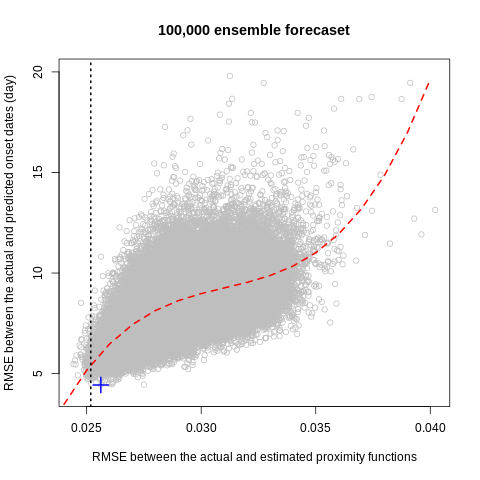

Write R code to recreate this figure.
x<-read.table("69.dat")

tab<-read.table("dTT_latest.txt") # read dTT from Pradhan et al. 2017
dTT<-tab[,1]
year<-tab[,2]
day<-tab[,3]
t1<-which(day==1)
m<-length(t1)               # total 73 years from 1948 to 2020

# identify onset dates (and "withdrawal")
n<-length(dTT)  # total number of days
t<-1:n          # days from 1948 January 1st
cnd<-0          # cnd=1 for monsoon and 0 for non-monsoon (cnd=0 on Jan 1st)
tm<-numeric(0)  # onset and withdrawal days from 1948 January 1st
for(i in 1:n){
  if(cnd==0){
    if(dTT[i]>0 && day[i]<200){
      tm<-c(tm,i)
      cnd<-1
    }
  } else{
    if(dTT[i]<=0 && day[i]>=200){
      tm<-c(tm,i)
      cnd<-0
    }
  }
}
ton<-tm[seq(1,length(tm),by=2)] # ton only onset days
day_on<-day[ton]                # onset dates in year

# data
x<-as.matrix(x)
xx<-x[,-74]
y<-matrix(day_on,nrow(xx),73,byrow=TRUE)
RMSE1<-x[,74]  # RMSE of proximity

# prediction year
l<-40
yp<-(73-l+1):73

# each RMSE
RMSE2<-numeric(nrow(xx))
for(i in 1:nrow(xx)){
    RMSE2[i]<-sqrt(mean((y[i,yp]-xx[i,yp])^2))
}

#nl<-lm(RMSE2~RMSE1)
nl<-nls(RMSE2~a+b*RMSE1+c*RMSE1^2+d*RMSE1^3,start=list(a=1,b=1000,c=1,d=1))
cor(RMSE2,predict(nl))

png(filename = "scatter.png")
plot(RMSE1,RMSE2,type="p",xlab="RMSE between the actual and estimated proximity functions",ylab="RMSE between the actual and predicted onset dates (day)",main="100,000 ensemble forecaset",col="gray",ylim=c(4,20))
xa<-seq(0.02,0.04,by=0.001)  
lines(xa,predict(nl, newdata=data.frame(RMSE1=xa)),col=2,lty=2,lwd=2)
s<-sort(RMSE1)
abline(v=s[100],lty=3,lwd=2)
points(RMSE1[which.min(RMSE2)],RMSE2[which.min(RMSE2)],pch=3,cex=2,col=4,lwd=2)
#nt<-c(10,20,30,50,100,200,400,1000,2000,4000,10000,20000,50000,80000,95000)
#ynt<-nt
#for(i in 1:length(nt)){
# ynt[i]<-mean(RMSE2[RMSE1<=s[nt[i]]])
#}
#lines(s[nt],ynt,type="b",pch=3,col=4)
dev.off()
